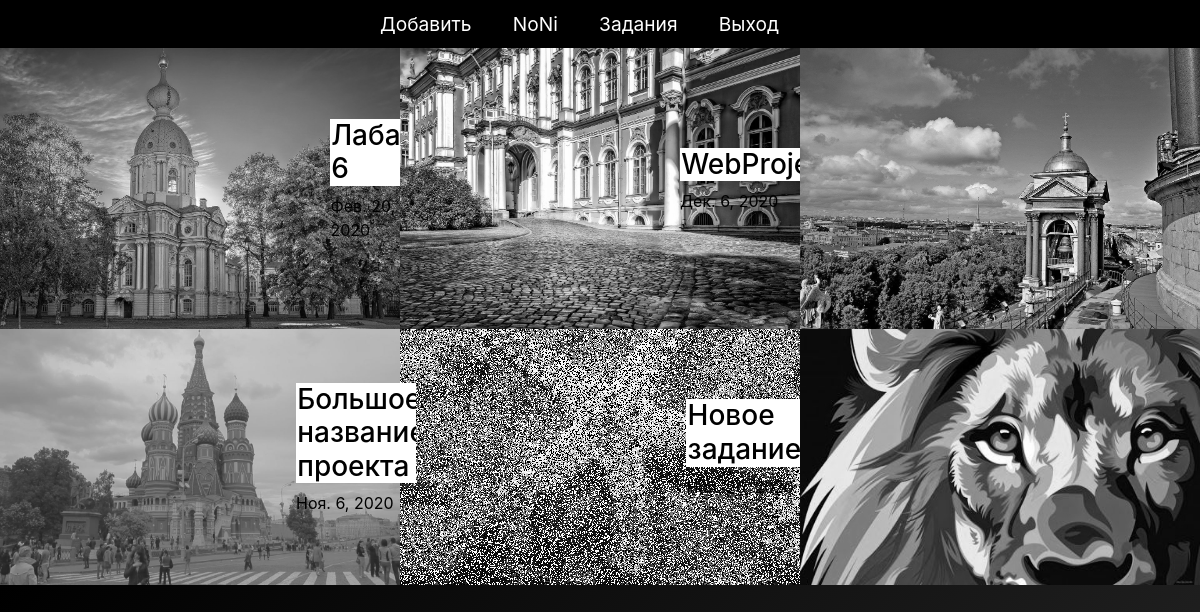
/tasks (signed in), run on an earlier commit of the app's database.
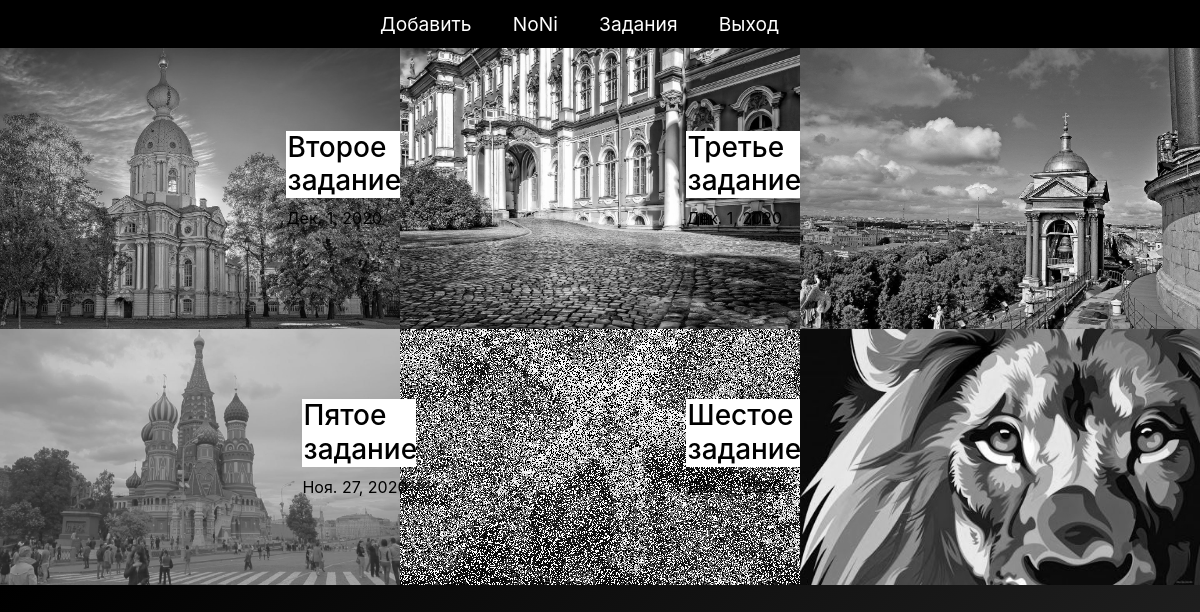
And on a later commit of the database.
### sod/models.py (models this page shows, shortened)
class UserTasks(models.Model):
    user = models.ForeignKey(Profile, on_delete=models.CASCADE)
    task = models.ForeignKey(Task, on_delete=models.CASCADE)

class Task(models.Model):
    name = models.CharField('Название', max_length=50)
    description = models.TextField('Описание')
    date = models.DateField()
    object = models.CharField('Название предмета', max_length=50)
    image = models.ImageField("Изображение", upload_to="images/", default="images/default.jpg")

### sod/views.py (the view)
# urls.py: path('tasks', views.get_usertask, name='tasks'),
def get_usertask(request):
    pairs = UserTasks.objects.all()
    rem_date = dict()
    for pair in pairs:
        if pair.user_id == request.user.id:
            rem_date[pair.task.id] = (pair.task.date - datetime.date.today()).days
    return render(
        request,
        'sod/tasks.html',
        {'pairs_list': pairs,
         'rem_date': rem_date}
    )

### templates/sod/tasks.html (shortened to what this page needs)
{% extends "sod/base.html" %}
{% block content %}
    <main>
        <section class="Tasks">
            {% for pair in pairs_list %}
                {% if pair.user.id == user.profile.id %}
                    <div onClick="window.location.href='description-{{ pair.task.id }}'" style="background: url('{{ pair.task.image.url }}')">
                        <div class="Description">
                            <h3>{{ pair.task.name }}</h3>
                            <p>{{ pair.task.date }}</p>
                        </div>
                        <img src="{{ pair.task.image.url }}" alt="Пикча">
                    </div>
                {% endif %}
            {% endfor %}
        </section>
    </main>
{% endblock content %}

What changed in the data, as far as the page shows it:
changed through a linked row, UserTasks: task.name "Лаба 6" → "Второе задание"; task "Фев. 20, 2020" → "Дек. 1, 2020"
changed through a linked row, UserTasks: task.name "WebProject" → "Третье задание"; task "Дек. 6, 2020" → "Дек. 1, 2020"
changed through a linked row, UserTasks: task.name "Большое название проекта" → "Пятое задание"; task "Ноя. 6, 2020" → "Ноя. 27, 2020"
changed through a linked row, UserTasks: task.name "Новое задание" → "Шестое задание"; task "Ноя. 26, 2020" → "Дек. 1, 2020"
